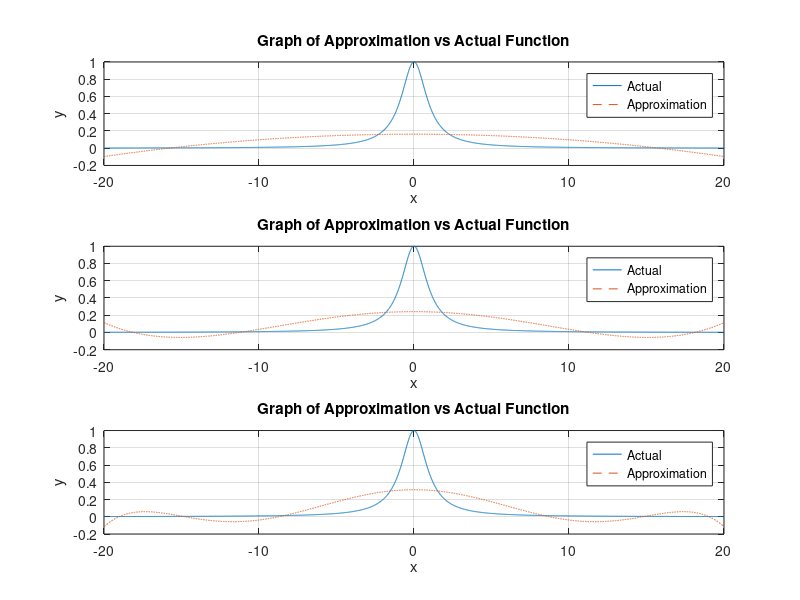
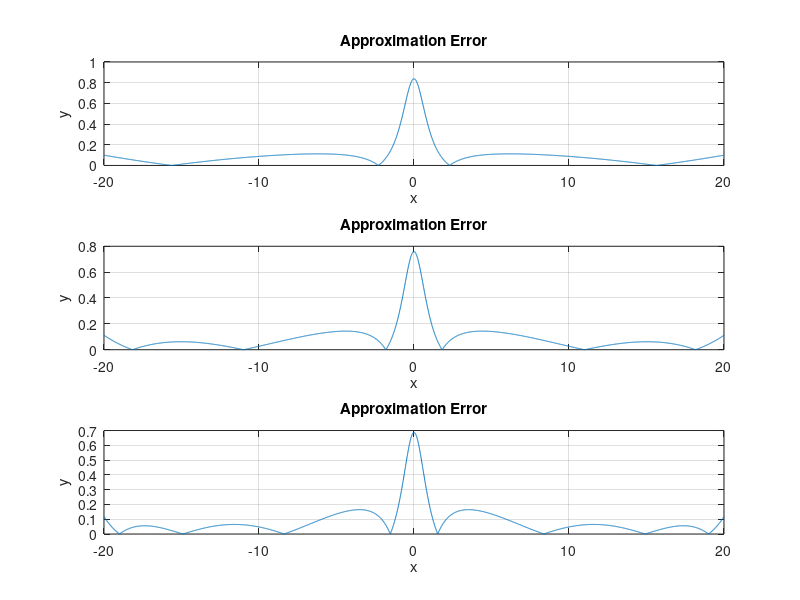

These figures' MATLAB source, in order:
f = @(x)((1 + x .^ 2) .^ -1);
k = 2 : 2 : 6;

xi = -20 : .01 : 20;
x = xi;
yi = f(x);

i = 1;

while i <= length(k)
    p = polyfit(xi, yi, k(i));
    y = polyval(p, x);
    
    figure(1);
    subplot(3, 1, i);
    plot(x, f(x), x, y, '--');
    
    grid on;
    xlabel('x');
    ylabel('y');
    title('Graph of Approximation vs Actual Function');
    legend('Actual', 'Approximation');
    
    figure(2);
    subplot(3, 1, i);
    plot(x, abs(y - f(x)));
    
    grid on;
    xlabel('x');
    ylabel('y');
    title('Approximation Error');
    i = i + 1;
end